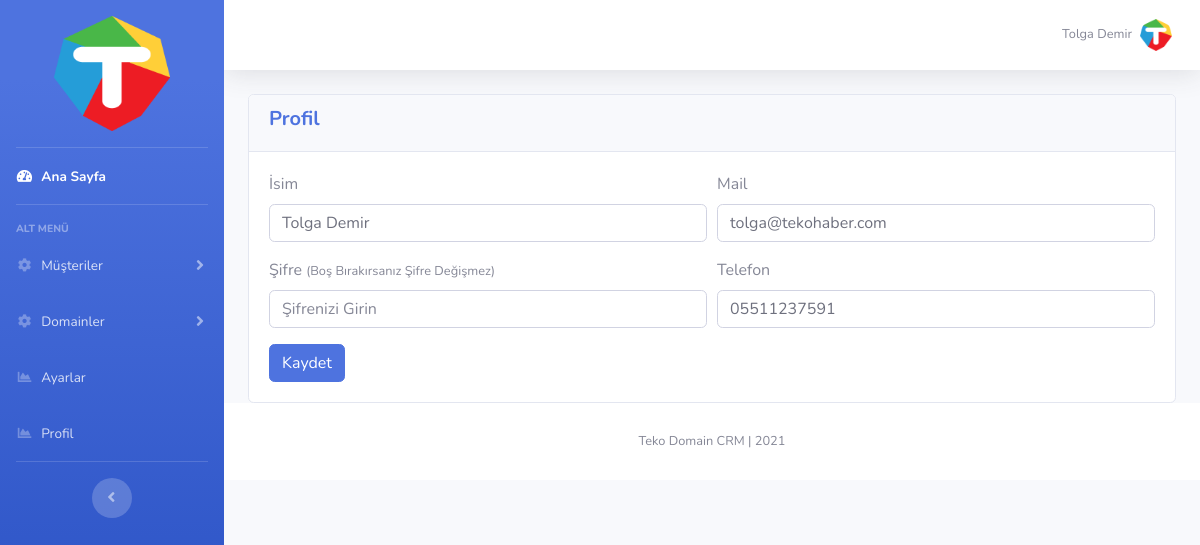
The app's page /profil.php (signed in) with its own data.
### tables this page shows
CREATE TABLE `ayarlar` (
  `id` int(11) NOT NULL,
  `site_logo` varchar(400) NOT NULL,
  `site_baslik` varchar(350) NOT NULL,
  `site_aciklama` varchar(300) NOT NULL,
  `site_link` varchar(100) NOT NULL,
  `site_sahip_mail` varchar(100) NOT NULL,
  `site_mail_host` varchar(100) NOT NULL,
  `site_mail_mail` varchar(100) NOT NULL,
  `site_mail_port` int(11) NOT NULL,
  `site_mail_sifre` varchar(100) NOT NULL,
  `footer_bilgi` varchar(75) DEFAULT NULL,
  `footer_ust` varchar(200) DEFAULT NULL,
  `footer_alt` varchar(200) DEFAULT NULL
);

CREATE TABLE `kullanicilar` (
  `kul_id` int(11) NOT NULL,
  `kul_isim` varchar(200) NOT NULL,
  `kul_mail` varchar(200) NOT NULL,
  `kul_sifre` varchar(100) NOT NULL,
  `kul_telefon` varchar(100) NOT NULL
);

### islemler/baglan.php (called while the page is built, shortened)
<?php
$host="localhost";
$veritabani_ismi="kursdomaintakip";
$kullanici_adi="root";
$sifre="";
try {
	$db = new PDO("mysql:host=$host;dbname=$veritabani_ismi;charset=utf8",$kullanici_adi,$sifre);
} catch (PDOException $e) {
	echo $e->getmessage();
}
$sorgu=$db->prepare("SELECT * FROM ayarlar");
$sorgu->execute();
$ayarcek=$sorgu->fetch(PDO::FETCH_ASSOC);
?>

### profil.php (the view)
<?php include 'header.php';
$sorgu=$db->prepare("SELECT * FROM kullanicilar WHERE kul_id=:kul_id");
$sorgu->execute(array(
	'kul_id' => $_SESSION['kul_id']
));
$kullanici=$sorgu->fetch(PDO::FETCH_ASSOC);
?>
<div class="container-fluid">
	<div class="row">
		<div class="col-md-12">
			<div class="card">
				<div class="card-header">
					<h5 class="font-weight-bold text-primary">Profil</h5>
				</div>
				<div class="card-body">
					<form action="islemler/ajax.php" method="POST" accept-charset="utf-8">
						<div class="form-row">
							<div class="col-md-6 form-group">
								<label>İsim</label>
								<input type="text" name="kul_isim" class="form-control" value="<?php echo $kullanici['kul_isim'] ?>" placeholder="İsminizi Girin">
							</div>
							<div class="col-md-6 form-group">
								<label>Mail</label>
								<input type="text" name="kul_mail" class="form-control" value="<?php echo $kullanici['kul_mail'] ?>" placeholder="Mail Adresinizi Girin">
							</div>
						</div>
						<div class="form-row">
							<div class="col-md-6 form-group">
								<label>Şifre <small>(Boş Bırakırsanız Şifre Değişmez)</small></label>
								<input type="password" name="kul_sifre" class="form-control" placeholder="Şifrenizi Girin">
							</div>
							<div class="col-md-6 form-group">
								<label>Telefon</label>
								<input type="text" name="kul_telefon" class="form-control" value="<?php echo $kullanici['kul_telefon'] ?>" placeholder="Telefonunuzu Girin">
							</div>
						</div>
						<button type="submit" name="profilkaydet" class="btn btn-primary">Kaydet</button>
					</form>
				</div>
			</div>
		</div>
	</div>
</div>
<?php include 'footer.php' ?>

### header.php (shortened to what this page needs)
<?php
include 'islemler/baglan.php';
?>
<!DOCTYPE html>
<html lang="en">
<head>
  <link href="vendor/fontawesome-free/css/all.min.css" rel="stylesheet" type="text/css">
  <link href="css/sb-admin-2.min.css" rel="stylesheet">
</head>
<body id="page-top">
  <div id="wrapper">
    <ul class="navbar-nav bg-gradient-primary sidebar sidebar-dark accordion" id="accordionSidebar">
     <li class="nav-item">
      <a class="nav-link text-center" href="index.php">
        <img src="dosyalar/<?php echo $ayarcek['site_logo'] ?>" style="width: 60%; height: auto;">
      </a>
    </li>
    <hr class="sidebar-divider my-0">
    <li class="nav-item active">
      <a class="nav-link" href="index.php">
        <i class="fas fa-fw fa-tachometer-alt"></i>
        <span>Ana Sayfa</span></a>
      </li>
      <hr class="sidebar-divider">
      <div class="sidebar-heading">
        ALT MENÜ
      </div>
      <li class="nav-item">
        <a class="nav-link collapsed" href="#" data-toggle="collapse" data-target="#musterimenu" aria-expanded="true" aria-controls="musterimenu">
          <i class="fas fa-fw fa-cog"></i>
          <span>Müşteriler</span>
        </a>
      </li>
      <li class="nav-item">
        <a class="nav-link collapsed" href="#" data-toggle="collapse" data-target="#domainmenu" aria-expanded="true" aria-controls="domainmenu">
          <i class="fas fa-fw fa-cog"></i>
          <span>Domainler</span>
        </a>
      </li>
      <li class="nav-item">
        <a class="nav-link" href="ayarlar.php">
          <i class="fas fa-fw fa-chart-area"></i>
          <span>Ayarlar</span></a>
        </li>
        <li class="nav-item">
          <a class="nav-link" href="profil.php">
            <i class="fas fa-fw fa-chart-area"></i>
            <span>Profil</span></a>
          </li>
          <hr class="sidebar-divider d-none d-md-block">
          <div class="text-center d-none d-md-inline">
            <button class="rounded-circle border-0" id="sidebarToggle"></button>
          </div>
        </ul>
        <div id="content-wrapper" class="d-flex flex-column">
          <div id="content">
            <nav class="navbar navbar-expand navbar-light bg-white topbar mb-4 static-top shadow">
              <ul class="navbar-nav ml-auto">
                <li class="nav-item dropdown no-arrow">
                  <a class="nav-link dropdown-toggle" href="#" id="userDropdown" role="button" data-toggle="dropdown" aria-haspopup="true" aria-expanded="false">
                    <span class="mr-2 d-none d-lg-inline text-gray-600 small"><?php echo $_SESSION['kul_isim'] ?></span>
                    <img class="img-profile rounded-circle" src="dosyalar/<?php echo $ayarcek['site_logo'] ?>">
                  </a>
                </li>
              </ul>
            </nav>

### footer.php (shortened to what this page needs)
  <footer class="sticky-footer bg-white">
    <div class="container my-auto">
      <div class="copyright text-center my-auto">
        <span><?php echo $ayarcek['footer_bilgi'] ?></span>
      </div>
    </div>
  </footer>
</div>
</div>
</body>
</html>

### records on screen
ayarlar: site_logo (picture), footer_bilgi "Teko Domain CRM | 2021"
kullanicilar: kul_isim "Tolga Demir", kul_mail "tolga@tekohaber.com", kul_telefon "05511237591"

### other values on screen
$_SESSION['kul_isim'] "Tolga Demir"
